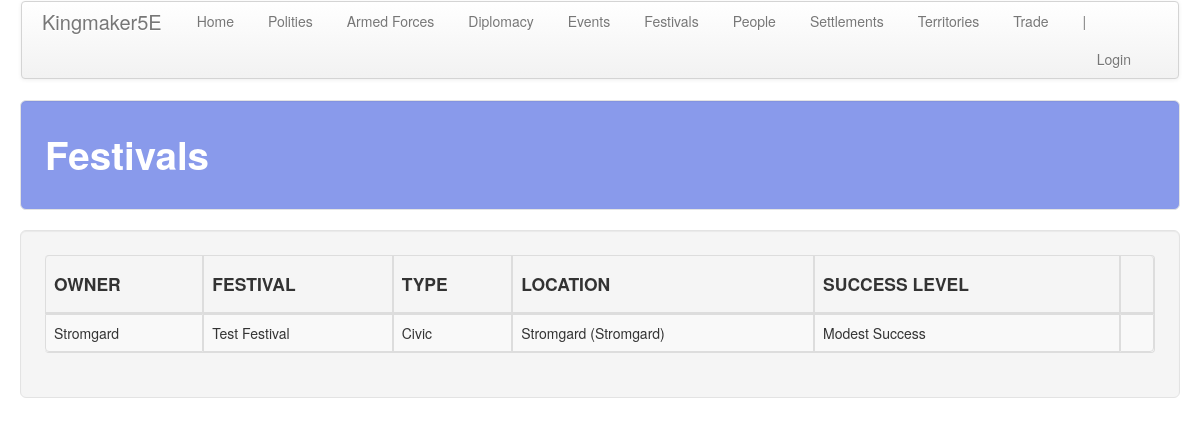
/festivals/, run on an earlier commit of the app's database.
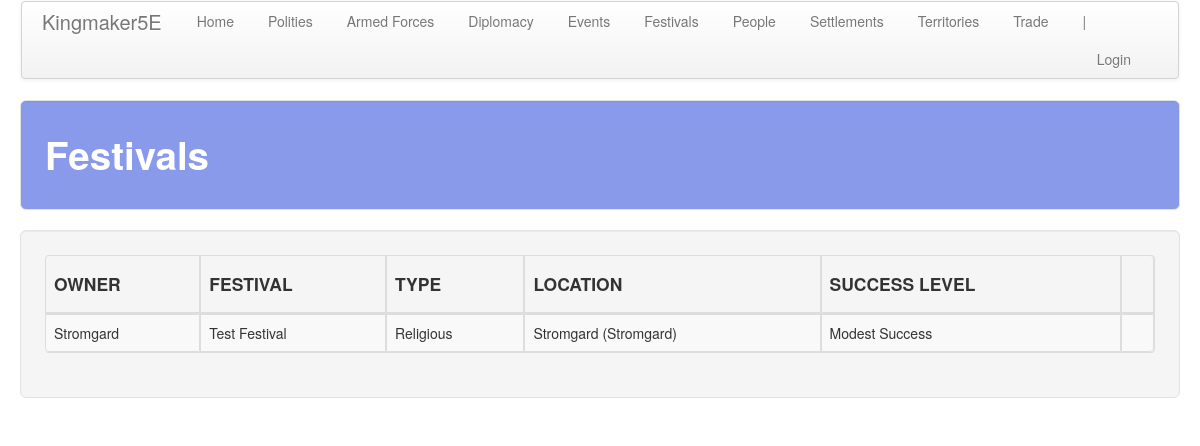
And on a later commit of the database.
### festivals/models.py (models this page shows, shortened)
class Festival(models.Model):
    polity = models.ForeignKey(
        'polity.Polity', on_delete=models.CASCADE,
        related_name='festival', related_query_name='festival'
    )
    name = models.CharField(max_length=default_max_length)
    type = models.ForeignKey(
        Type, on_delete=models.CASCADE,
        related_name='festival', related_query_name='festival'
    )
    desc = models.TextField(blank=True)
    target_settlement = models.ForeignKey(
        'settlements.Settlement', on_delete=models.CASCADE, null=True, blank=True,
        related_name='festival', related_query_name='festival'
    )
    target_hex = models.ForeignKey(
        'territory.Territory', on_delete=models.CASCADE, null=True, blank=True,
        related_name='festival', related_query_name='festival'
    )
    success_level = models.ForeignKey(
        SuccessLevel, on_delete=models.CASCADE,
        related_name='festival', related_query_name='festival'
    )

class Type(models.Model):
    name = models.CharField(max_length=default_max_length)
    desc = models.TextField(blank=True)
    law_bonus = models.IntegerField(default=0)
    cri_bonus = models.IntegerField(default=0)
    soc_bonus = models.IntegerField(default=0)
    sta_bonus = models.IntegerField(default=0)

class SuccessLevel(models.Model):
    name = models.CharField(max_length=default_max_length)
    effect_mult = models.FloatField(default=1.0)
    def __str__(self):
        return self.name

### polity/models.py (models this page shows, shortened)
class Polity(models.Model):
    name = models.CharField(max_length=default_max_length)
    government = models.ForeignKey(
        Government, on_delete=models.CASCADE,
        related_name='polity', related_query_name='polity')
    alignment_lc = models.ForeignKey(
        AlignmentLC, on_delete=models.CASCADE,
        related_name='polity', related_query_name='polity')
    alignment_ge = models.ForeignKey(
        AlignmentGE, on_delete=models.CASCADE,
        related_name='polity', related_query_name='polity')
    treasury = models.IntegerField(default=0)
    unrest = models.IntegerField(default=0)
    fame = models.IntegerField(default=0)
    infamy = models.IntegerField(default=0)
    desc = models.TextField(default="", blank=True)
    tax_edict = models.ForeignKey(
        'core.TaxEdict', on_delete=models.CASCADE,
        related_name='polity', related_query_name='polity')
    promotion_edict = models.ForeignKey(
        'core.PromotionEdict', on_delete=models.CASCADE,
        related_name='polity', related_query_name='polity')
    holiday_edict = models.ForeignKey(
        'core.HolidayEdict', on_delete=models.CASCADE,
        related_name='polity', related_query_name='polity')
    recruitment_edict = models.ForeignKey(
        'core.RecruitmentEdict', on_delete=models.CASCADE,
        related_name='polity', related_query_name='polity')
    ruler_attribute_1 = models.ForeignKey(
        Attribute, on_delete=models.CASCADE, null=True, blank=True,
        related_name='polity_ruler_1', related_query_name='polity_ruler_1')
    ruler_attribute_2 = models.ForeignKey(
        Attribute, on_delete=models.CASCADE, null=True, blank=True,
        related_name='polity_ruler_2', related_query_name='polity_ruler_2')
    ruler_attribute_3 = models.ForeignKey(
        Attribute, on_delete=models.CASCADE, null=True, blank=True,
        related_name='polity_ruler_3', related_query_name='polity_ruler_3')
    spymaster_attribute = models.ForeignKey(
        Attribute, on_delete=models.CASCADE, null=True, blank=True,
        related_name='polity_spymaster', related_query_name='polity_spymaster')

### settlements/models.py (models this page shows)
class Settlement(models.Model):
    territory = models.ForeignKey(
        'territory.Territory', on_delete=models.CASCADE,
        related_name='settlement', related_query_name='settlement'
    )
    name = models.CharField(max_length=default_max_length)
    districts = models.IntegerField(default=0)
    capital = models.BooleanField(default=False)
    def __str__(self):
        return "%s (%s)" % (self.name, self.territory.polity.name)

### territory/models.py (models this page shows, shortened)
class Territory(models.Model):
    polity = models.ForeignKey(
        'polity.Polity', on_delete=models.CASCADE,
        related_name='territory', related_query_name='territory'
    )
    hex = models.CharField(max_length=20, null=True)
    type = models.ForeignKey(
        Type, on_delete=models.CASCADE,
        related_name='territory', related_query_name='territory'
    )
    features = models.ManyToManyField(
        Feature, related_name='territory', related_query_name='territory',
        blank=True,
    )
    improvements = models.ManyToManyField(
        Improvement, related_name='territory', related_query_name='territory',
        blank=True,
    )

### festivals/views.py (the view)
# urls.py: path('', views.festivals, name='festivals'),
def festivals(request):
    return show_all_items(
        request, app_name, a_obj, a_plural, sort='polity__name', sort_2='name'
    )

### festivals/templates/festivals/festivals.html (shortened to what this page needs)
<!DOCTYPE html>
{% extends 'festivals/base.html' %}
{% block table_header %}
    <th class="th_ccell"><h4>OWNER</h4></th>
    <th class="th_ccell"><h4>FESTIVAL</h4></th>
    <th class="th_ccell"><h4>TYPE</h4></th>
    <th class="th_ccell"><h4>LOCATION</h4></th>
    <th class="th_ccell"><h4>SUCCESS LEVEL</h4></th>
    <th class="th_ccell"><h4></h4></th>
{% endblock %}
{% block table_body %}
    {% for festival in festivals %}
        <tr>
            <td>{{ festival.polity.name }}</td>
            <td>{{ festival.name }}</td>
            <td>{{ festival.type.name }}</td>
            <td>
                {% if festival.target_settlement is not None %}
                    {{ festival.target_settlement }}
                {% else %}
                    {{ festival.target_hex }}
                {% endif %}
            </td>
            <td>{{ festival.success_level }}</td>
            <td>
            </td>
        </tr>
    {% endfor %}
{% endblock %}

What changed in the data, as far as the page shows it:
changed Festival "Test Festival": type.name "Civic" → "Religious"
